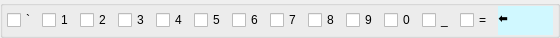
                         <widget class="QGroupBox" name="groupBox_10">
                          <property name="maximumSize">
                           <size>
                            <width>16777215</width>
                            <height>38</height>
                           </size>
                          </property>
                          <property name="title">
                           <string/>
                          </property>
                          <layout class="QHBoxLayout" name="horizontalLayout_6">
                           <property name="leftMargin">
                            <number>4</number>
                           </property>
                           <property name="topMargin">
                            <number>0</number>
                           </property>
                           <property name="rightMargin">
                            <number>4</number>
                           </property>
                           <property name="bottomMargin">
                            <number>0</number>
                           </property>
                           <item>
                            <widget class="QCheckBox" name="checkBox">
                             <property name="text">
                              <string>`</string>
                             </property>
                            </widget>
                           </item>
                           <item>
                            <widget class="QCheckBox" name="checkBox_9">
                             <property name="text">
                              <string>1</string>
                             </property>
                            </widget>
                           </item>
                           <item>
                            <widget class="QCheckBox" name="checkBox_13">
                             <property name="text">
                              <string>2</string>
                             </property>
                            </widget>
                           </item>
                           <item>
                            <widget class="QCheckBox" name="checkBox_8">
                             <property name="text">
                              <string>3</string>
                             </property>
                            </widget>
                           </item>
                           <item>
                            <widget class="QCheckBox" name="checkBox_2">
                             <property name="text">
                              <string>4</string>
                             </property>
                            </widget>
                           </item>
                           <item>
                            <widget class="QCheckBox" name="checkBox_10">
                             <property name="text">
                              <string>5</string>
                             </property>
                            </widget>
                           </item>
                           <item>
                            <widget class="QCheckBox" name="checkBox_7">
                             <property name="text">
                              <string>6</string>
                             </property>
                            </widget>
                           </item>
                           <item>
                            <widget class="QCheckBox" name="checkBox_3">
                             <property name="text">
                              <string>7</string>
                             </property>
                            </widget>
                           </item>
                           <item>
                            <widget class="QCheckBox" name="checkBox_11">
                             <property name="text">
                              <string>8</string>
                             </property>
                            </widget>
                           </item>
                           <item>
                            <widget class="QCheckBox" name="checkBox_4">
                             <property name="text">
                              <string>9</string>
                             </property>
                            </widget>
                           </item>
                           <item>
                            <widget class="QCheckBox" name="checkBox_5">
                             <property name="text">
                              <string>0</string>
                             </property>
                             <property name="tristate">
                              <bool>false</bool>
                             </property>
                            </widget>
                           </item>
                           <item>
                            <widget class="QCheckBox" name="checkBox_12">
                             <property name="text">
                              <string>_</string>
                             </property>
                            </widget>
                           </item>
                           <item>
                            <widget class="QCheckBox" name="checkBox_6">
                             <property name="text">
                              <string>=</string>
                             </property>
                            </widget>
                           </item>
                           <item>
                            <widget class="QLabel" name="label_17">
                             <property name="minimumSize">
                              <size>
                               <width>55</width>
                               <height>0</height>
                              </size>
                             </property>
                             <property name="styleSheet">
                              <string notr="true">
 border: none;
background-color: rgb(208, 248, 255);
</string>
                             </property>
                             <property name="text">
                              <string>🠬 </string>
                             </property>
                            </widget>
                           </item>
                          </layout>
                         </widget>
